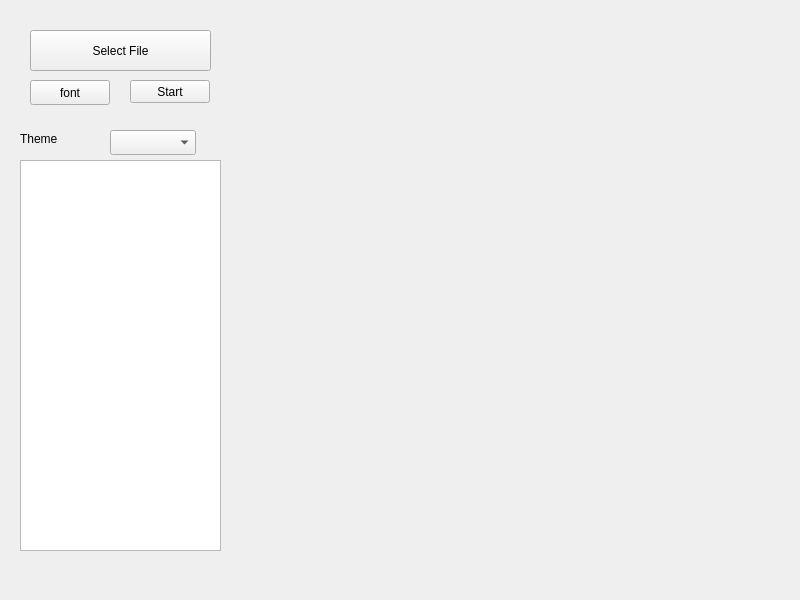
<?xml version="1.0" encoding="UTF-8"?>
<ui version="4.0">
 <class>MainWindow</class>
 <widget class="QMainWindow" name="MainWindow">
  <property name="geometry">
   <rect>
    <x>0</x>
    <y>0</y>
    <width>800</width>
    <height>600</height>
   </rect>
  </property>
  <property name="windowTitle">
   <string>MainWindow</string>
  </property>
  <widget class="QWidget" name="centralwidget">
   <widget class="QPushButton" name="Button_Select">
    <property name="geometry">
     <rect>
      <x>30</x>
      <y>30</y>
      <width>181</width>
      <height>41</height>
     </rect>
    </property>
    <property name="text">
     <string>Select File</string>
    </property>
   </widget>
   <widget class="QListWidget" name="List_Variable">
    <property name="geometry">
     <rect>
      <x>20</x>
      <y>160</y>
      <width>201</width>
      <height>391</height>
     </rect>
    </property>
    <property name="selectionMode">
     <enum>QAbstractItemView::MultiSelection</enum>
    </property>
   </widget>
   <widget class="QWidget" name="Show_Plot" native="true">
    <property name="geometry">
     <rect>
      <x>250</x>
      <y>30</y>
      <width>521</width>
      <height>491</height>
     </rect>
    </property>
    <layout class="QVBoxLayout" name="Layout_Plot"/>
   </widget>
   <widget class="QPushButton" name="Button_Font">
    <property name="geometry">
     <rect>
      <x>30</x>
      <y>80</y>
      <width>80</width>
      <height>25</height>
     </rect>
    </property>
    <property name="text">
     <string>font</string>
    </property>
   </widget>
   <widget class="QPushButton" name="Button_Start">
    <property name="geometry">
     <rect>
      <x>130</x>
      <y>80</y>
      <width>80</width>
      <height>23</height>
     </rect>
    </property>
    <property name="text">
     <string>Start</string>
    </property>
   </widget>
   <widget class="QLabel" name="label">
    <property name="geometry">
     <rect>
      <x>20</x>
      <y>130</y>
      <width>67</width>
      <height>17</height>
     </rect>
    </property>
    <property name="text">
     <string>Theme</string>
    </property>
   </widget>
   <widget class="QComboBox" name="CBox_Theme">
    <property name="geometry">
     <rect>
      <x>110</x>
      <y>130</y>
      <width>86</width>
      <height>25</height>
     </rect>
    </property>
   </widget>
  </widget>
 </widget>
 <resources/>
 <connections/>
</ui>
